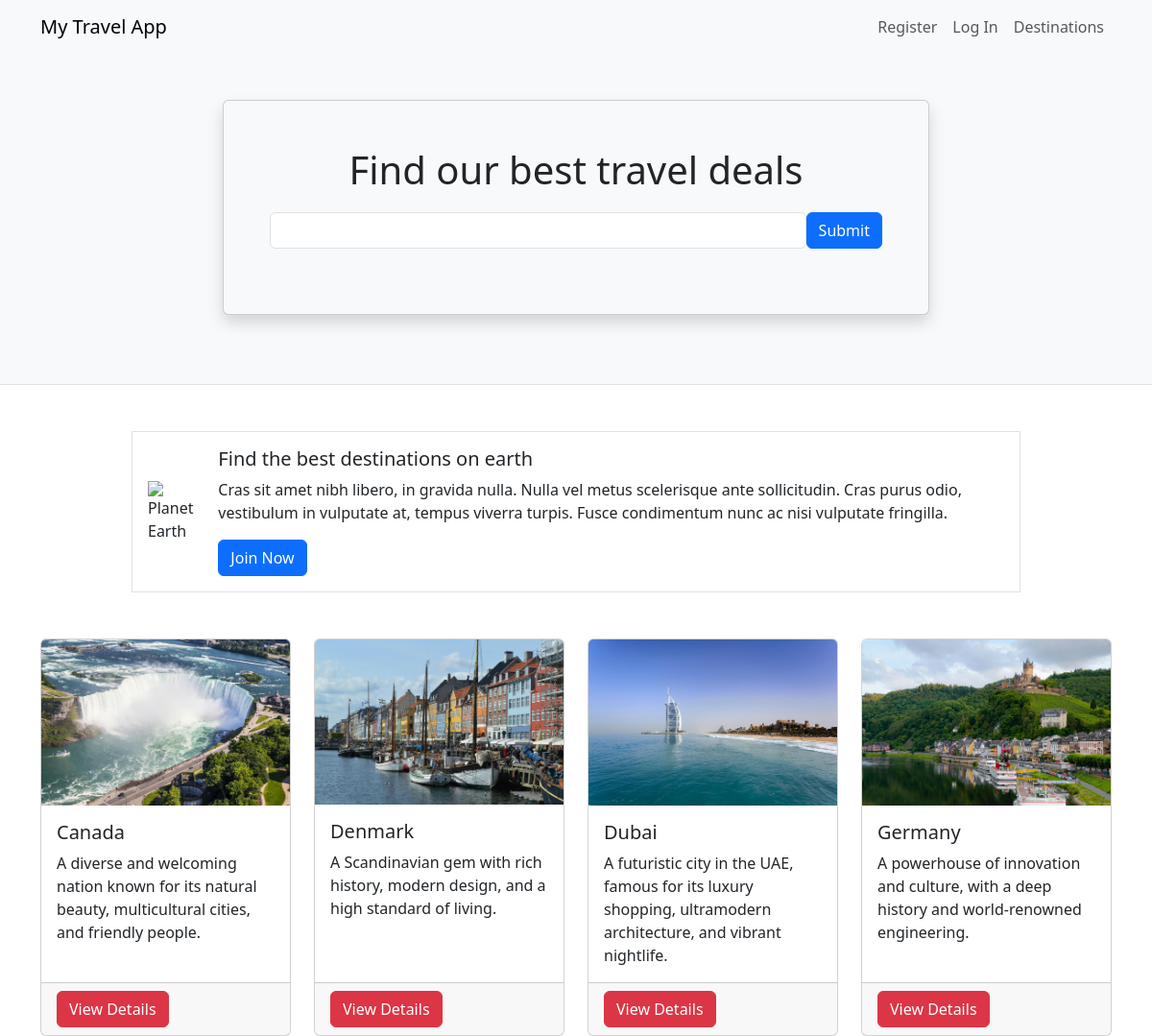
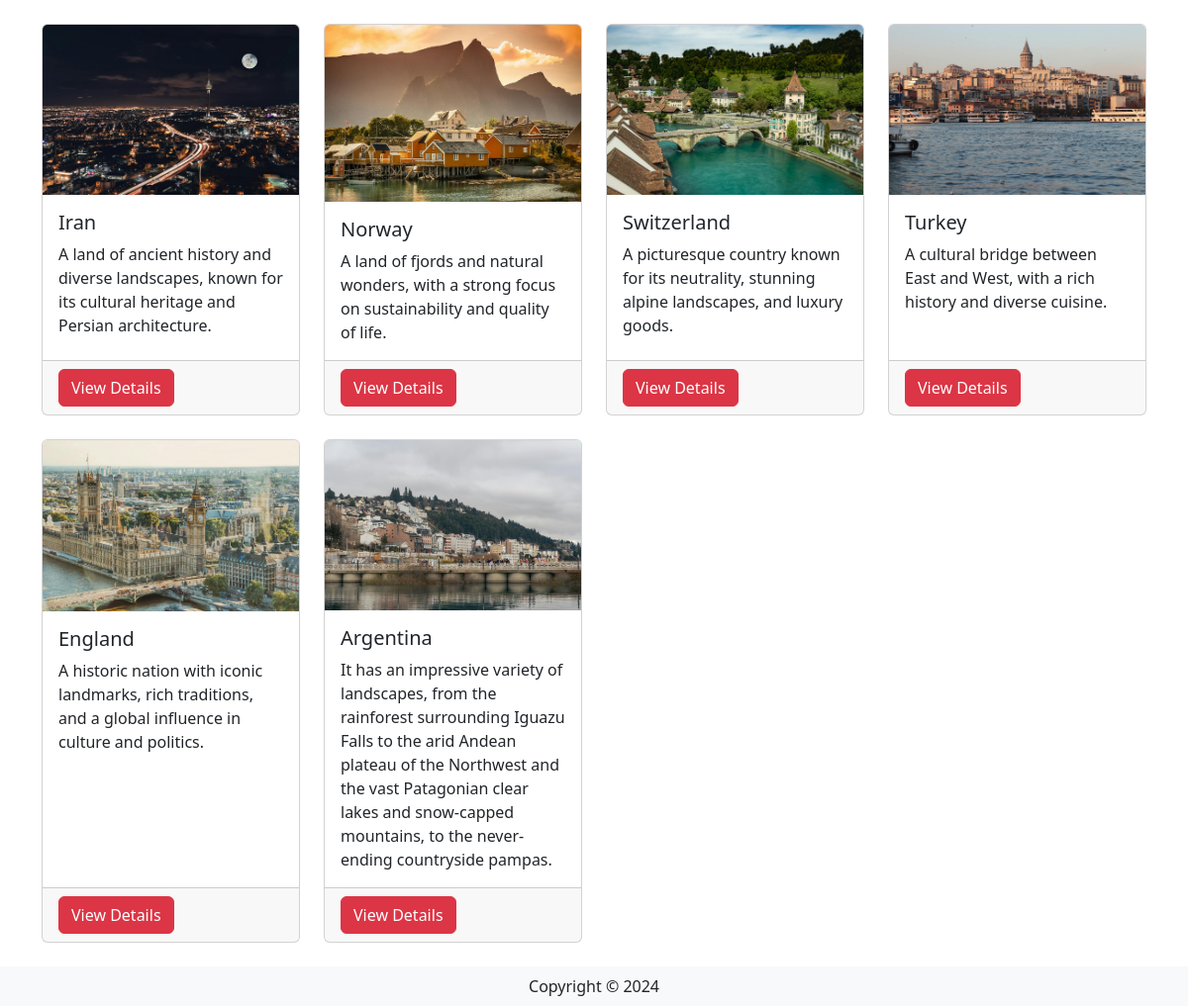
The page / on the database its author committed (2 pictures, top to bottom).
### travel/models.py (models this page shows, shortened)
class Destination(db.Model):
    __tablename__ = 'destinations'
    id = db.Column(db.Integer, primary_key=True)
    name = db.Column(db.String(80))
    description = db.Column(db.String(200))
    image = db.Column(db.String(400))
    currency = db.Column(db.String(3))
    comments = db.relationship('Comment', backref='destination')

### travel/views.py (the view)
@mainbp.route('/')
def index():
    destinations = db.session.scalars(db.select(Destination)).all()
    return render_template('index.html', destinations=destinations)

### travel/templates/index.html
{% extends 'base.html' %}
{% block header %}
      <div class="container">
         <div class="row justify-content-center mt-5 pb-4">
            <div class="col-md-8">
               <div class="card shadow p-5 mb-5 bg-light">
                  <h1 class="text-center mb-3">Find our best travel deals</h1>
                  <form class="form-inline d-flex flex-nowrap" action="{{ url_for('main.search') }}" >
                     <input type="text" name="search" class="form-control flex-grow-1 my-1 mr-sm-2" id="SearchForm">
                     <button type="submit" class="flex-shrink-1 btn btn-primary my-1">Submit</button>
                   </form>
               </div>
            </div>
         </div>
      </div>
{% endblock %}
{% block content %}
      <div class="container">
         <div class="row mt-5 mb-5 justify-content-center">
            <div class="col-md-10">
               <div class="media border p-3 d-flex justify-content-start">
                  <img class="align-self-center me-3" style="max-width:120px"
                     src="https://upload.wikimedia.org/wikipedia/commons/thumb/2/22/Earth_Western_Hemisphere_transparent_background.png/600px-Earth_Western_Hemisphere_transparent_background.png"
                     alt="Planet Earth">
                  <div class="align-self-center media-body">
                     <h5 class="mt-0">Find the best destinations on earth</h5>
                     <p class="d-none d-sm-block">Cras sit amet nibh libero, in gravida nulla. Nulla vel metus
                        scelerisque ante sollicitudin. Cras purus odio, vestibulum in vulputate at, tempus viverra
                        turpis. Fusce condimentum nunc ac nisi vulputate fringilla.</p>
                     <a href="#" class="btn btn-primary">Join Now</a>
                  </div>
               </div>
            </div>
         </div>
         <div class="row">
            {% for destination in destinations %}
            <div class="col-12 col-sm-6 col-md-4 col-lg-3 mb-4">
               <div class="card h-100">
                  <img class="card-img-top"
                     src="{{destination.image}}" alt="destination picture">
                  <div class="card-body">
                     <h5 class="card-title">{{destination.name}}</h5>
                     <p class="card-text">{{destination.description}}</p>
                  </div>
                  <div class="card-footer"><a href="{{url_for('destination.show', id=destination.id)}}" class ="btn btn-danger"> View Details </a></div>
               </div>
            </div>
            {% endfor %}
         </div>
      </div>
{% endblock %}

### travel/templates/base.html (shortened to what this page needs)
<html>
<head>
   <link href="https://cdn.jsdelivr.net/npm/bootstrap@5.3.2/dist/css/bootstrap.min.css" rel="stylesheet">
</head>
<body>
   <header class="bg-light border-bottom">
      <nav class="navbar navbar-expand-lg navbar-light bg-light">
         <div class="container">
            <a href="/" class="navbar-brand">My Travel App</a>
            <div class="collapse navbar-collapse justify-content-end" id="navbarSupportedContent">
               <div class="navbar-nav ml-auto">
                  {% if current_user.is_authenticated %}
                     <a class="nav-item nav-link disabled text-muted" href="#">Welcome {{current_user.name}}</a>
                     <a class="nav-item nav-link" href="{{ url_for('auth.logout') }}">Log Out</a>
                     <a class="nav-item nav-link" href="#">Bookings</a>
                  {% else %}
                     <a class="nav-item nav-link" href="{{ url_for('auth.register') }}">Register</a>
                     <a class="nav-item nav-link" href="{{ url_for('auth.login') }}">Log In</a>
                  {% endif %}
                  <a class="nav-item nav-link" href="{{ url_for('destination.create') }}">Destinations</a>
               </div>
            </div>
         </div>
      </nav>
      {% block header %}
      {% endblock %}
   </header>
   {% block content %}
   {% endblock %}
    <footer class="footer">
        <div class="text-center py-2 bg-light">
            <span class="text-dark">Copyright &copy; {{ year }}</span>
        </div>
    </footer>
   </body>
</html>

### rows shown on the page
Destination: image (picture), name "Canada", description "A diverse and welcoming nation known for its natural beauty, multicultural cities, and friendly people."
Destination: image (picture), name "Denmark", description "A Scandinavian gem with rich history, modern design, and a high standard of living."
Destination: image (picture), name "Dubai", description "A futuristic city in the UAE, famous for its luxury shopping, ultramodern architecture, and vibrant nightlife."
Destination: image (picture), name "Germany", description "A powerhouse of innovation and culture, with a deep history and world-renowned engineering."
Destination: image (picture), name "Iran", description "A land of ancient history and diverse landscapes, known for its cultural heritage and Persian architecture."
Destination: image (picture), name "Norway", description "A land of fjords and natural wonders, with a strong focus on sustainability and quality of life."
Destination: image (picture), name "Switzerland", description "A picturesque country known for its neutrality, stunning alpine landscapes, and luxury goods."
Destination: image (picture), name "Turkey", description "A cultural bridge between East and West, with a rich history and diverse cuisine."
Destination: image (picture), name "England", description "A historic nation with iconic landmarks, rich traditions, and a global influence in culture and politics."
Destination: image (picture), name "Argentina", description "It has an impressive variety of landscapes, from the rainforest surrounding Iguazu Falls to the arid Andean plateau of the Northwest and the vast Patagonian clear lakes and snow-capped mountains, to the never-ending countryside pampas."
